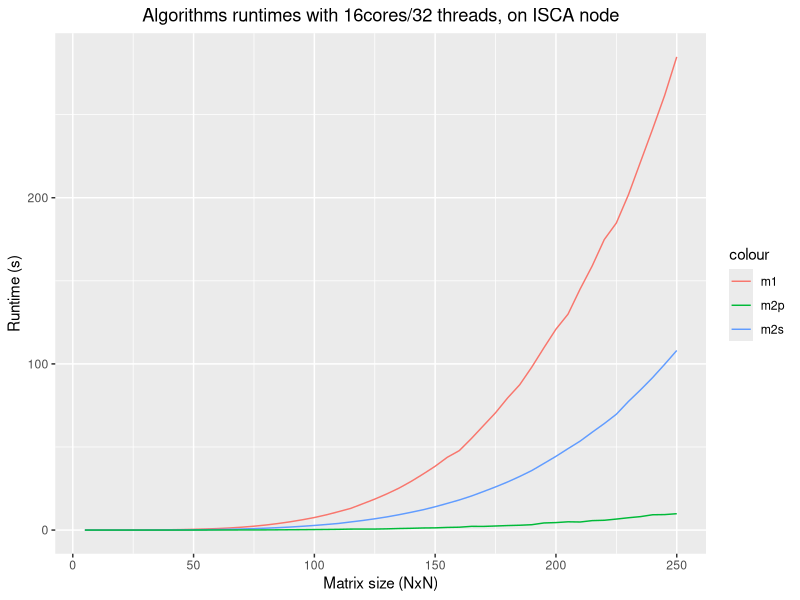

Recreate this plot in R.
#!/usr/bin/Rscript

library(ggplot2)

df <- read.table("timings_ISCA_32threads_zoom.dat", sep = "", header = FALSE)

names(df) <- c('N','m1','m2s','m2p')

p <- ggplot(df, aes(N)) +
        geom_line(aes(y = m1,  colour = "m1"))  + 
        geom_line(aes(y = m2s, colour = "m2s")) + 
        geom_line(aes(y = m2p, colour = "m2p")) +
        ggtitle("Algorithms runtimes with 16cores/32 threads, on ISCA node") +
        theme(plot.title = element_text(hjust = 0.5)) +
        xlab("Matrix size (NxN)") + ylab("Runtime (s)")

ggsave("timings.pdf", plot = p)
